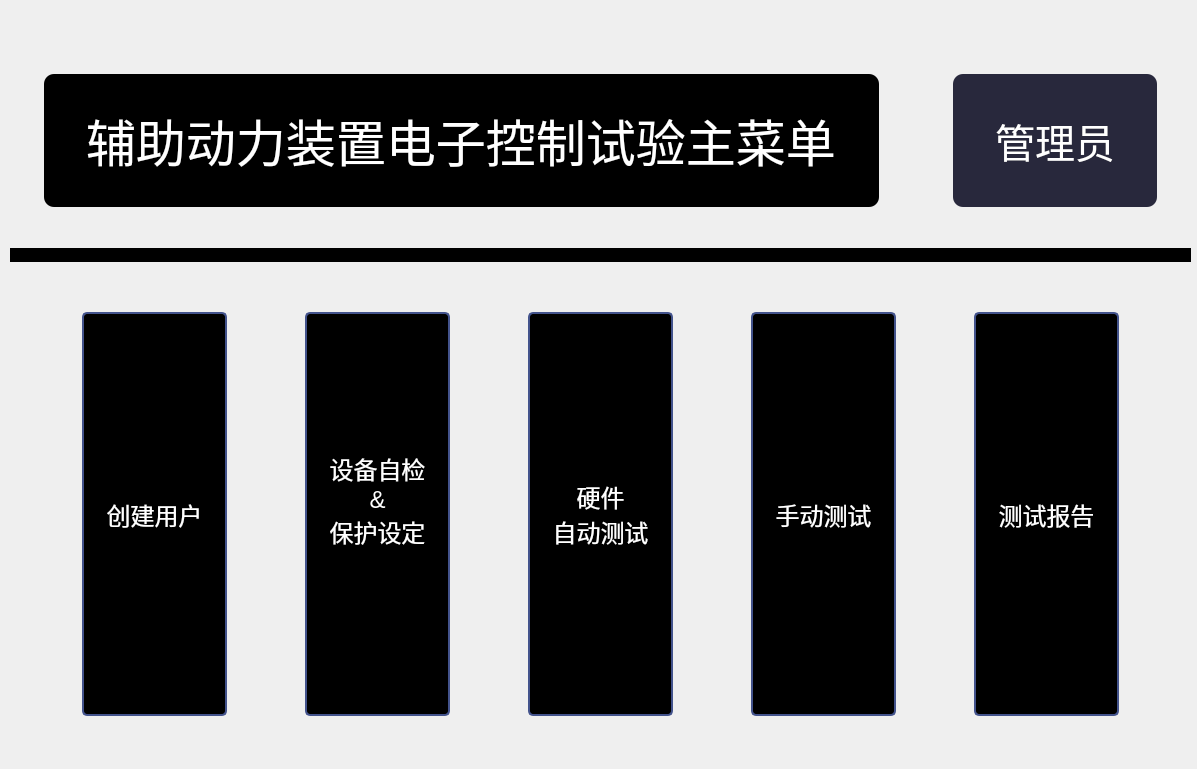
<?xml version="1.0" encoding="UTF-8"?>
<ui version="4.0">
 <class>MainWindow</class>
 <widget class="QMainWindow" name="MainWindow">
  <property name="geometry">
   <rect>
    <x>0</x>
    <y>0</y>
    <width>1197</width>
    <height>769</height>
   </rect>
  </property>
  <property name="windowTitle">
   <string>管理员界面</string>
  </property>
  <property name="styleSheet">
   <string notr="true">background-color: rgb(58, 58,58);
QLineEdit{
	color:white;
}
</string>
  </property>
  <widget class="QWidget" name="centralwidget">
   <widget class="QWidget" name="verticalLayoutWidget">
    <property name="geometry">
     <rect>
      <x>10</x>
      <y>40</y>
      <width>1181</width>
      <height>721</height>
     </rect>
    </property>
    <layout class="QGridLayout" name="gridLayout">
     <item row="0" column="0">
      <spacer name="verticalSpacer_2">
       <property name="orientation">
        <enum>Qt::Vertical</enum>
       </property>
       <property name="sizeHint" stdset="0">
        <size>
         <width>20</width>
         <height>40</height>
        </size>
       </property>
      </spacer>
     </item>
     <item row="2" column="0">
      <spacer name="verticalSpacer_4">
       <property name="orientation">
        <enum>Qt::Vertical</enum>
       </property>
       <property name="sizeHint" stdset="0">
        <size>
         <width>20</width>
         <height>40</height>
        </size>
       </property>
      </spacer>
     </item>
     <item row="1" column="0">
      <layout class="QHBoxLayout" name="horizontalLayout_2" stretch="1,8,2,6,1">
       <property name="sizeConstraint">
        <enum>QLayout::SetFixedSize</enum>
       </property>
       <item>
        <spacer name="horizontalSpacer">
         <property name="orientation">
          <enum>Qt::Horizontal</enum>
         </property>
         <property name="sizeHint" stdset="0">
          <size>
           <width>40</width>
           <height>20</height>
          </size>
         </property>
        </spacer>
       </item>
       <item>
        <widget class="QLabel" name="lb_title">
         <property name="styleSheet">
          <string notr="true">font-family:Arial;
                                            font-size:50px;
                                            background-color:rgb(0,0,0);
                                            color:rgb(255, 255, 255);
                                            padding:30px;
                                            border-radius:10px;
                                        </string>
         </property>
         <property name="text">
          <string>辅助动力装置电子控制试验主菜单</string>
         </property>
        </widget>
       </item>
       <item>
        <spacer name="horizontalSpacer_2">
         <property name="orientation">
          <enum>Qt::Horizontal</enum>
         </property>
         <property name="sizeHint" stdset="0">
          <size>
           <width>40</width>
           <height>20</height>
          </size>
         </property>
        </spacer>
       </item>
       <item>
        <widget class="QLabel" name="lb_subtitle">
         <property name="styleSheet">
          <string notr="true">color: #ffffff;
                                            background-color: rgb(40,40, 60);
                                            border-radius:5px;
                                            text-align:center;
                                            font-size:40px;
                                            font-family:Arial;
                                            padding: 5px;
                                            width:200px;
                                            border-radius:10px;
                                        </string>
         </property>
         <property name="text">
          <string>管理员</string>
         </property>
         <property name="alignment">
          <set>Qt::AlignCenter</set>
         </property>
        </widget>
       </item>
       <item>
        <spacer name="horizontalSpacer_3">
         <property name="orientation">
          <enum>Qt::Horizontal</enum>
         </property>
         <property name="sizeHint" stdset="0">
          <size>
           <width>40</width>
           <height>20</height>
          </size>
         </property>
        </spacer>
       </item>
      </layout>
     </item>
     <item row="4" column="0">
      <spacer name="verticalSpacer">
       <property name="orientation">
        <enum>Qt::Vertical</enum>
       </property>
       <property name="sizeHint" stdset="0">
        <size>
         <width>20</width>
         <height>40</height>
        </size>
       </property>
      </spacer>
     </item>
     <item row="5" column="0">
      <layout class="QHBoxLayout" name="horizontalLayout" stretch="1,2,1,2,1,2,1,2,1,2,1">
       <property name="topMargin">
        <number>10</number>
       </property>
       <property name="bottomMargin">
        <number>10</number>
       </property>
       <item>
        <spacer name="horizontalSpacer_10">
         <property name="orientation">
          <enum>Qt::Horizontal</enum>
         </property>
         <property name="sizeType">
          <enum>QSizePolicy::Minimum</enum>
         </property>
         <property name="sizeHint" stdset="0">
          <size>
           <width>40</width>
           <height>20</height>
          </size>
         </property>
        </spacer>
       </item>
       <item>
        <widget class="QPushButton" name="pb_createUser">
         <property name="enabled">
          <bool>true</bool>
         </property>
         <property name="styleSheet">
          <string notr="true">QPushButton{
                                            color: #ffffff;
                                            background-color: rgb(0,0, 0);
                                            border-radius:5px;
                                            text-align:center;
                                            font-size:18pt;
                                            font-family:Arial;
                                            border:2px solid rgb(67,83,140);
                                            height:400px;
                                            }
                                            QPushButton:hover{
                                            font-size:20pt;
                                            font-weight:bold;
                                            border-width:4px;
                                            border-radius:10px;
                                            }
                                            QPushButton:disabled {
                                            background-color:rgb(205,205,205);
                                            color:rgb(0,0,0);
                                            }
                                        </string>
         </property>
         <property name="text">
          <string>创建用户</string>
         </property>
        </widget>
       </item>
       <item>
        <spacer name="horizontalSpacer_4">
         <property name="orientation">
          <enum>Qt::Horizontal</enum>
         </property>
         <property name="sizeType">
          <enum>QSizePolicy::Minimum</enum>
         </property>
         <property name="sizeHint" stdset="0">
          <size>
           <width>40</width>
           <height>20</height>
          </size>
         </property>
        </spacer>
       </item>
       <item>
        <widget class="QPushButton" name="pb_inspectProtect">
         <property name="styleSheet">
          <string notr="true">QPushButton{
                                            color: #ffffff;
                                            background-color: rgb(0,0, 0);
                                            border-radius:5px;
                                            text-align:center;
                                            font-size:18pt;
                                            font-family:Arial;
                                            border:2px solid rgb(67,83,140);
                                            height:400px;
                                            }
                                            QPushButton:hover{
                                            font-size:20pt;
                                            font-weight:bold;
                                            border-width:4px;
                                            border-radius:10px;
                                            }
                                            QPushButton:disabled {
                                            background-color:rgb(205,205,205);
                                            color:rgb(0,0,0);
                                            }
                                        </string>
         </property>
         <property name="text">
          <string>设备自检
&amp;&amp;
保护设定
 </string>
         </property>
        </widget>
       </item>
       <item>
        <spacer name="horizontalSpacer_5">
         <property name="orientation">
          <enum>Qt::Horizontal</enum>
         </property>
         <property name="sizeType">
          <enum>QSizePolicy::Minimum</enum>
         </property>
         <property name="sizeHint" stdset="0">
          <size>
           <width>40</width>
           <height>20</height>
          </size>
         </property>
        </spacer>
       </item>
       <item>
        <widget class="QPushButton" name="pb_autoTest">
         <property name="enabled">
          <bool>true</bool>
         </property>
         <property name="styleSheet">
          <string notr="true">QPushButton{
                                            color: #ffffff;
                                            background-color: rgb(0,0, 0);
                                            border-radius:5px;
                                            text-align:center;
                                            font-size:18pt;
                                            font-family:Arial;
                                            border:2px solid rgb(67,83,140);
                                            height:400px;
                                            }
                                            QPushButton:hover{
                                            font-size:20pt;
                                            font-weight:bold;
                                            border-width:4px;
                                            border-radius:10px;
                                            }
                                            QPushButton:disabled {
                                            background-color:rgb(205,205,205);
                                            color:rgb(0,0,0);
                                            }
                                        </string>
         </property>
         <property name="text">
          <string>硬件
自动测试</string>
         </property>
         <property name="default">
          <bool>false</bool>
         </property>
        </widget>
       </item>
       <item>
        <spacer name="horizontalSpacer_6">
         <property name="orientation">
          <enum>Qt::Horizontal</enum>
         </property>
         <property name="sizeType">
          <enum>QSizePolicy::Minimum</enum>
         </property>
         <property name="sizeHint" stdset="0">
          <size>
           <width>40</width>
           <height>20</height>
          </size>
         </property>
        </spacer>
       </item>
       <item>
        <widget class="QPushButton" name="pb_manualTest">
         <property name="enabled">
          <bool>true</bool>
         </property>
         <property name="styleSheet">
          <string notr="true">QPushButton{
                                            color: #ffffff;
                                            background-color: rgb(0,0, 0);
                                            border-radius:5px;
                                            text-align:center;
                                            font-size:18pt;
                                            font-family:Arial;
                                            border:2px solid rgb(67,83,140);
                                            height:400px;
                                            }
                                            QPushButton:hover{
                                            font-size:20pt;
                                            font-weight:bold;
                                            border-width:4px;
                                            border-radius:10px;
                                            }
                                            QPushButton:disabled {
                                            background-color:rgb(205,205,205);
                                            color:rgb(0,0,0);

                                            }
                                        </string>
         </property>
         <property name="text">
          <string>手动测试</string>
         </property>
        </widget>
       </item>
       <item>
        <spacer name="horizontalSpacer_8">
         <property name="orientation">
          <enum>Qt::Horizontal</enum>
         </property>
         <property name="sizeType">
          <enum>QSizePolicy::Minimum</enum>
         </property>
         <property name="sizeHint" stdset="0">
          <size>
           <width>40</width>
           <height>20</height>
          </size>
         </property>
        </spacer>
       </item>
       <item>
        <widget class="QPushButton" name="pb_testReport">
         <property name="enabled">
          <bool>true</bool>
         </property>
         <property name="styleSheet">
          <string notr="true">QPushButton{
                                            color: #ffffff;
                                            background-color: rgb(0,0, 0);
                                            border-radius:5px;
                                            text-align:center;
                                            font-size:18pt;
                                            font-family:Arial;
                                            border:2px solid rgb(67,83,140);
                                            height:400px;
                                            }
                                            QPushButton:hover{
                                            font-size:20pt;
                                            font-weight:bold;
                                            border-width:4px;
                                            border-radius:10px;
                                            }
                                            QPushButton:disabled {
                                            background-color:rgb(205,205,205);
                                            color:rgb(0,0,0);
                                            }
                                        </string>
         </property>
         <property name="text">
          <string>测试报告</string>
         </property>
        </widget>
       </item>
       <item>
        <spacer name="horizontalSpacer_11">
         <property name="orientation">
          <enum>Qt::Horizontal</enum>
         </property>
         <property name="sizeType">
          <enum>QSizePolicy::Minimum</enum>
         </property>
         <property name="sizeHint" stdset="0">
          <size>
           <width>40</width>
           <height>20</height>
          </size>
         </property>
        </spacer>
       </item>
      </layout>
     </item>
     <item row="3" column="0">
      <widget class="QLabel" name="label">
       <property name="styleSheet">
        <string notr="true">background-color:rgb(0,0,0);</string>
       </property>
       <property name="text">
        <string/>
       </property>
      </widget>
     </item>
     <item row="6" column="0">
      <spacer name="verticalSpacer_3">
       <property name="orientation">
        <enum>Qt::Vertical</enum>
       </property>
       <property name="sizeHint" stdset="0">
        <size>
         <width>20</width>
         <height>40</height>
        </size>
       </property>
      </spacer>
     </item>
    </layout>
   </widget>
  </widget>
 </widget>
 <resources/>
 <connections>
  <connection>
   <sender>pb_createUser</sender>
   <signal>clicked()</signal>
   <receiver>MainWindow</receiver>
   <slot>on_clicked_pb_createUser()</slot>
   <hints>
    <hint type="sourcelabel">
     <x>163</x>
     <y>410</y>
    </hint>
    <hint type="destinationlabel">
     <x>247</x>
     <y>484</y>
    </hint>
   </hints>
  </connection>
  <connection>
   <sender>pb_inspectProtect</sender>
   <signal>clicked()</signal>
   <receiver>MainWindow</receiver>
   <slot>on_clicked_pb_inspectProtect()</slot>
   <hints>
    <hint type="sourcelabel">
     <x>426</x>
     <y>423</y>
    </hint>
    <hint type="destinationlabel">
     <x>497</x>
     <y>442</y>
    </hint>
   </hints>
  </connection>
  <connection>
   <sender>pb_autoTest</sender>
   <signal>clicked()</signal>
   <receiver>MainWindow</receiver>
   <slot>on_clicked_autoTest()</slot>
   <hints>
    <hint type="sourcelabel">
     <x>632</x>
     <y>419</y>
    </hint>
    <hint type="destinationlabel">
     <x>722</x>
     <y>438</y>
    </hint>
   </hints>
  </connection>
  <connection>
   <sender>pb_manualTest</sender>
   <signal>clicked()</signal>
   <receiver>MainWindow</receiver>
   <slot>on_clicked_manualTest()</slot>
   <hints>
    <hint type="sourcelabel">
     <x>847</x>
     <y>441</y>
    </hint>
    <hint type="destinationlabel">
     <x>945</x>
     <y>456</y>
    </hint>
   </hints>
  </connection>
  <connection>
   <sender>pb_testReport</sender>
   <signal>clicked()</signal>
   <receiver>MainWindow</receiver>
   <slot>on_clicked_pb_testReport()</slot>
   <hints>
    <hint type="sourcelabel">
     <x>1070</x>
     <y>536</y>
    </hint>
    <hint type="destinationlabel">
     <x>1160</x>
     <y>539</y>
    </hint>
   </hints>
  </connection>
 </connections>
 <slots>
  <slot>on_clicked_pb_createUser()</slot>
  <slot>on_clicked_pb_inspectProtect()</slot>
  <slot>on_clicked_autoTest()</slot>
  <slot>on_clicked_manualTest()</slot>
  <slot>on_clicked_pb_testReport()</slot>
 </slots>
</ui>
